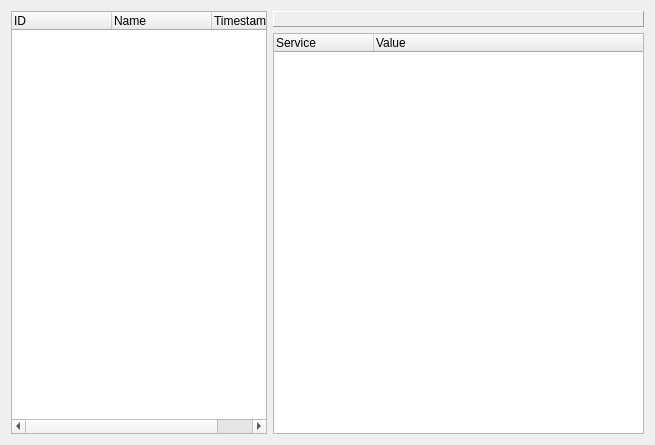
<?xml version="1.0" encoding="UTF-8"?>
<ui version="4.0">
 <class>NetworkIdent</class>
 <widget class="QWidget" name="NetworkIdent">
  <property name="geometry">
   <rect>
    <x>0</x>
    <y>0</y>
    <width>655</width>
    <height>445</height>
   </rect>
  </property>
  <property name="sizePolicy">
   <sizepolicy hsizetype="Preferred" vsizetype="Preferred">
    <horstretch>0</horstretch>
    <verstretch>0</verstretch>
   </sizepolicy>
  </property>
  <property name="windowTitle">
   <string>Network Identification</string>
  </property>
  <layout class="QHBoxLayout" name="horizontalLayout">
   <item>
    <widget class="QTreeWidget" name="networksTree">
     <property name="sizePolicy">
      <sizepolicy hsizetype="Preferred" vsizetype="Expanding">
       <horstretch>0</horstretch>
       <verstretch>0</verstretch>
      </sizepolicy>
     </property>
     <column>
      <property name="text">
       <string>ID</string>
      </property>
     </column>
     <column>
      <property name="text">
       <string>Name</string>
      </property>
     </column>
     <column>
      <property name="text">
       <string>Timestamp</string>
      </property>
     </column>
    </widget>
   </item>
   <item>
    <layout class="QVBoxLayout" name="verticalLayout" stretch="0,0">
     <item>
      <widget class="QLabel" name="networkLabel">
       <property name="sizePolicy">
        <sizepolicy hsizetype="Preferred" vsizetype="Preferred">
         <horstretch>1</horstretch>
         <verstretch>0</verstretch>
        </sizepolicy>
       </property>
       <property name="frameShape">
        <enum>QFrame::Panel</enum>
       </property>
       <property name="frameShadow">
        <enum>QFrame::Raised</enum>
       </property>
       <property name="text">
        <string/>
       </property>
      </widget>
     </item>
     <item>
      <widget class="QTreeWidget" name="servicesTree">
       <property name="sizePolicy">
        <sizepolicy hsizetype="Expanding" vsizetype="Expanding">
         <horstretch>1</horstretch>
         <verstretch>0</verstretch>
        </sizepolicy>
       </property>
       <column>
        <property name="text">
         <string>Service</string>
        </property>
       </column>
       <column>
        <property name="text">
         <string>Value</string>
        </property>
       </column>
      </widget>
     </item>
    </layout>
   </item>
  </layout>
 </widget>
 <resources/>
 <connections/>
</ui>
